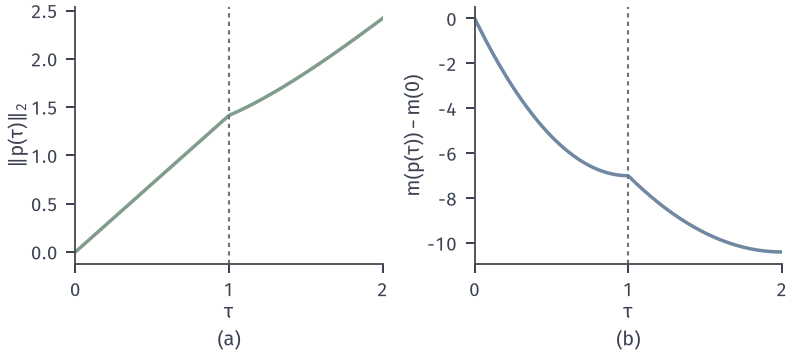

Generate this figure with Python:
from pathlib import Path
import sys
sys.path.insert(0, str(Path(__file__).resolve().parents[1]/"tr-common"))
from tr_core import *
HERE = Path(__file__).resolve().parent
# 狗腿路径上的长度与模型下降量，tau 在 [0,2]。
fig, axs = figure(width_mm=112, height_mm=50, ncols=2)
pu, pn = np.array([-1., -1.]), -np.linalg.solve(A_B, A_G)
T = np.linspace(0, 2, 300); P = np.array([t*pu if t <= 1 else pu + (t-1)*(pn-pu) for t in T])
N = np.linalg.norm(P, axis=1); M = np.array([mdec(p, A_G, A_B) for p in P])
for ax, y, c in zip(axs, (N, M), (GREEN, BLUE)):
    ax.plot(T, y, color=c, lw=1.4); ax.axvline(1, color=MUTED, lw=.85, ls=(0, (2, 2))); ax.set_xlim(0, 2); ax.set_xlabel('$\\tau$', labelpad=1); ax.set_xticks([0, 1, 2])
axs[0].set_ylabel(r'$\Vert p(\tau)\Vert_2$', labelpad=1); axs[1].set_ylabel(r'$m(p(\tau))-m(0)$', labelpad=1)
panels(fig, .095, .985, .98, .255, .3); tags(fig, axs)
save(fig, HERE, 'figure', {'g': [7, 7], 'B': 'diag(11,3)'})
